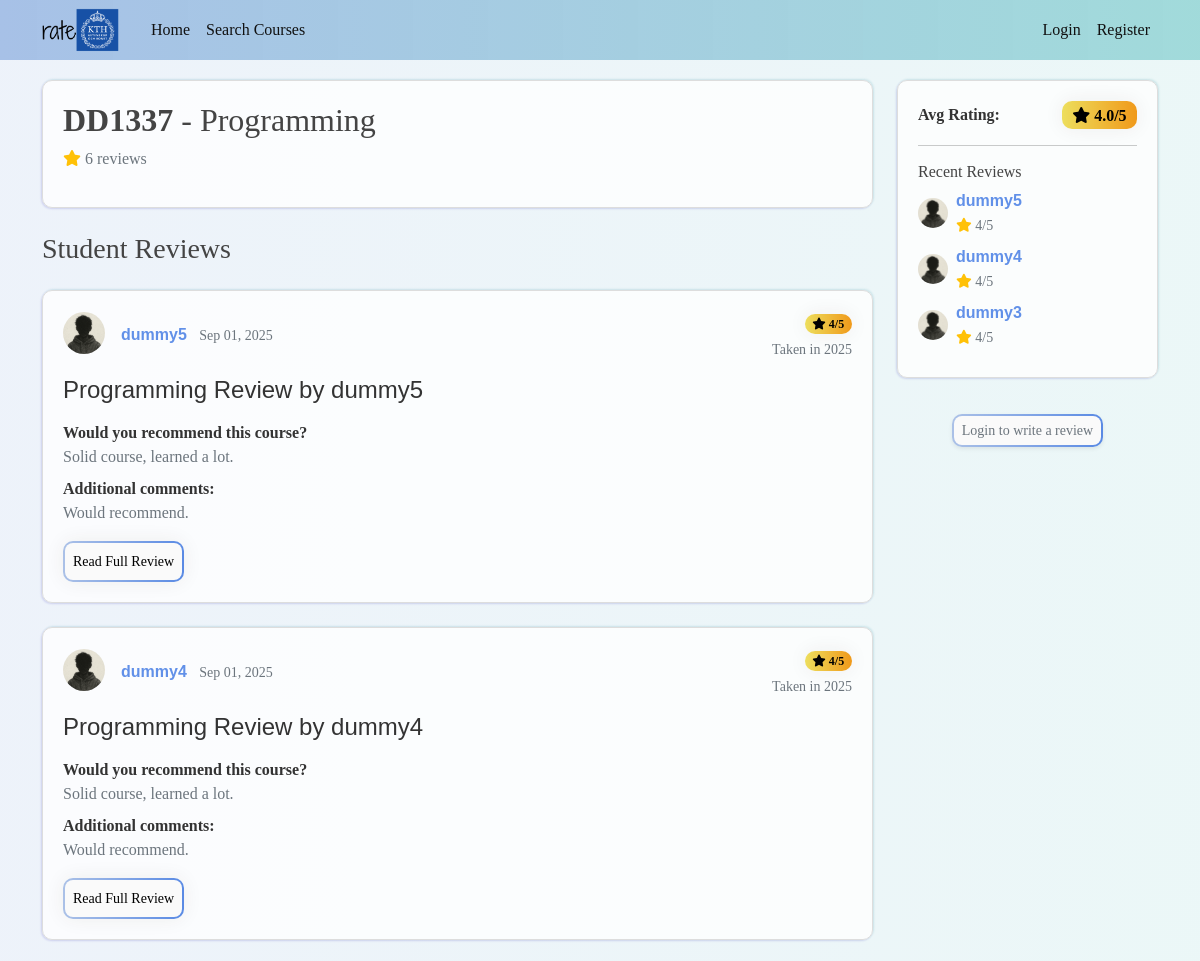
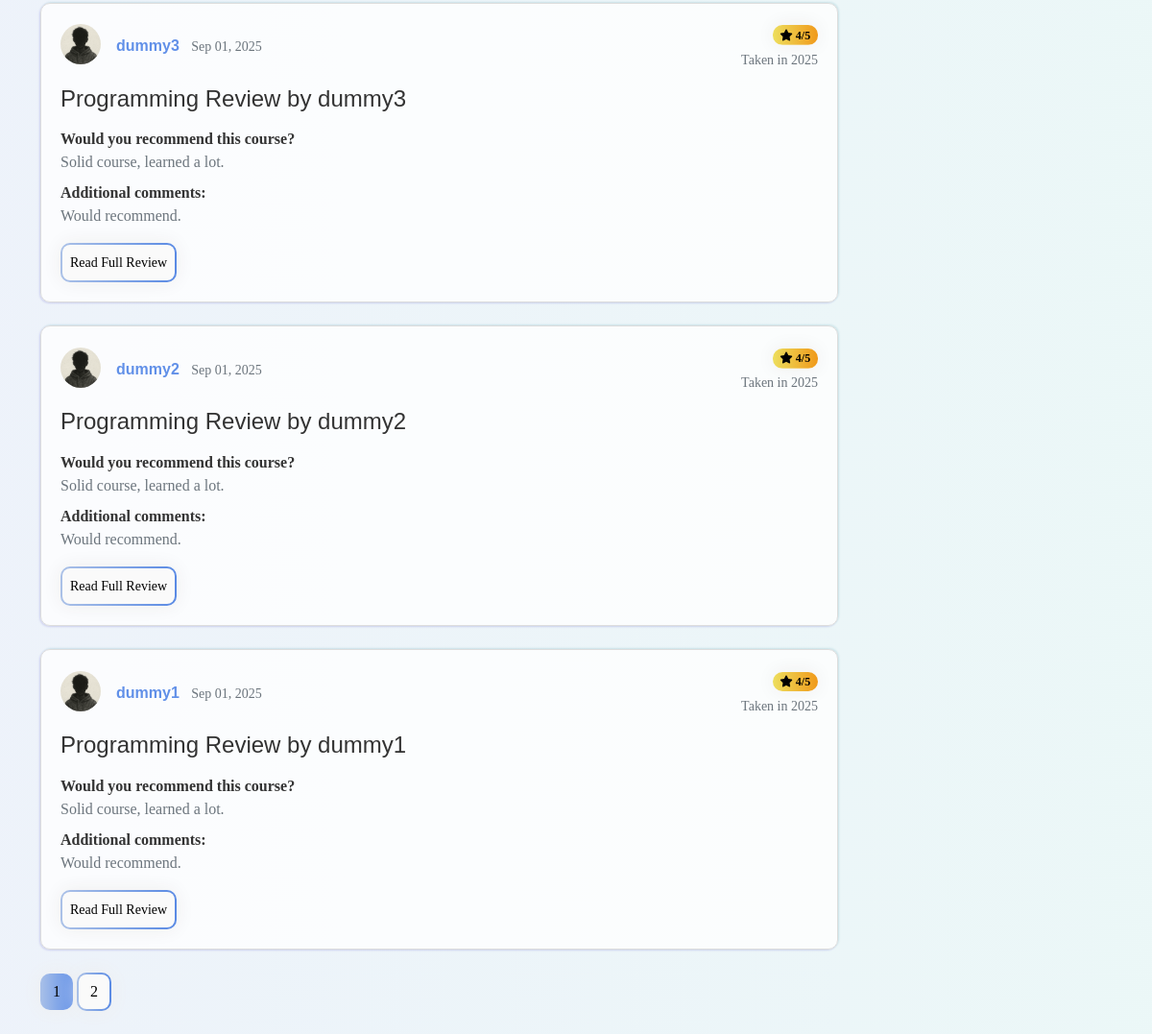
The page /courses/course/2 on the database its author committed (2 pictures, top to bottom).
### flasknetwork/models.py (models this page shows, shortened)
class Course(db.Model):
    id = db.Column(db.Integer, primary_key=True)
    name = db.Column(db.String(100), nullable=False, index=True)
    code = db.Column(db.String(20), unique=True, nullable=False, index=True)
    def get_average_rating(self):
        result = db.session.query(db.func.avg(Post.rating)).filter_by(course_id=self.id).scalar()
        return result if result is not None else None

class Post(db.Model):
    id = db.Column(db.Integer, primary_key=True)
    title = db.Column(db.String(100), nullable=False)
    date_posted = db.Column(db.DateTime, nullable=False, default=datetime.utcnow)
    year_taken = db.Column(db.Integer, nullable=False)  # e.g., 2023
    rating = db.Column(db.Integer, nullable=False)  # e.g., 1-5
    answer_q1 = db.Column(db.Text, nullable=True)
    answer_q2 = db.Column(db.Text, nullable=True)
    answer_q3 = db.Column(db.Text, nullable=True)
    answer_q4 = db.Column(db.Text, nullable=True)
    answer_q5 = db.Column(db.Text, nullable=True)
    answer_q6 = db.Column(db.Text, nullable=True)
    user_id = db.Column(db.Integer, db.ForeignKey('user.id'), nullable=False)
    course_id = db.Column(db.Integer, db.ForeignKey('course.id'), nullable=False)
    __table_args__ = (db.UniqueConstraint('user_id', 'course_id', name='one_review_per_course'),)
    course = db.relationship('Course', backref='reviews')

class User(db.Model, UserMixin): # the *table* name is 'user' by default, not 'User'
    id = db.Column(db.Integer, primary_key=True)
    username = db.Column(db.String(20), unique=True, nullable=False)
    email = db.Column(db.String(120), unique=True, nullable=False)
    image_file = db.Column(db.String(20), nullable=False, default='default1.png')
    password = db.Column(db.String(60), nullable=False)
    posts = db.relationship('Post', backref='author', lazy=True)
    email_verified = db.Column(db.Boolean, nullable=False, default=False)
    program_id = db.Column(db.Integer, db.ForeignKey('program.id'), nullable=False)
    program = db.relationship('Program', backref='students')

### flasknetwork/courses/routes.py (the view)
@courses.route('/course/<int:course_id>')
def course_detail(course_id):
    try:
        page = request.args.get('page', 1, type=int)
        course = Course.query.get_or_404(course_id)
        reviews = Post.query.filter_by(course=course).order_by(Post.date_posted.desc()).paginate(
            page=page, per_page=5
        )
        avg_rating = course.get_average_rating()
        auth_can_review = (
            current_user.is_authenticated and current_user.can_review(course)
        )
        auth_but_cannot_review = (
            current_user.is_authenticated and not current_user.can_review(course)
        )
        return render_template('courses/detail.html',
                             title=f'{course.code} - {course.name}',
                             course=course,
                             reviews=reviews,
                             avg_rating=avg_rating,
                             auth_can_review=auth_can_review,
                             auth_but_cannot_review=auth_but_cannot_review)
    except SQLAlchemyError as e:
        current_app.logger.error(f"Database error loading course {course_id}: {str(e)}")
        return render_template('errors/500.html'), 500

### flasknetwork/templates/courses/detail.html (shortened to what this page needs)
{% extends "layout.html" %}
{% block content %}
<div class="row">
    <div class="col-lg-9">
        <div class="content-section mb-4">
            <div class="d-flex align-items-start">
                <div class="flex-grow-1">
                    <h2 class="mb-2"><b>{{ course.code }}</b> - {{ course.name }}</h2>
                    <p class="text-muted mb-3">
                        <i class="fas fa-star text-warning"></i>
                        {% if reviews.total == 0 %}
                            No reviews yet
                        {% elif reviews.total == 1 %}
                            1 review
                        {% else %}
                            {{ reviews.total }} reviews
                        {% endif %}
                    </p>
                </div>
            </div>
        </div>
        {% if reviews.items %}
            <h3 class="mb-4">Student Reviews</h3>
            {% for review in reviews.items %}
                <article class="content-section mb-4">
                    <div class="d-flex align-items-center mb-3">
                        <img class="rounded-circle review-img me-3"
                             src="{{ url_for('static', filename='profile_pics/' + review.author.image_file) }}"
                             alt="{{ review.author.username }}'s profile picture">
                        <div class="flex-grow-1">
                            <div class="d-flex justify-content-between align-items-center">
                                <div>
                                    <a class="author-link fw-bold" href="{{ url_for('users.user_posts', username=review.author.username) }}">
                                        {{ review.author.username }}
                                    </a>
                                    <small class="text-muted d-block d-md-inline ms-0 ms-md-2">{{ review.date_posted.strftime('%b %d, %Y') }}</small>
                                </div>
                                <div class="text-end">
                                    <span class="badge gradient-anim gradient-anim--yellow">
                                        <i class="fas fa-star"></i> {{ review.rating }}/5
                                    </span>
                                    <small class="text-muted d-block mt-1">Taken in {{ review.year_taken }}</small>
                                </div>
                            </div>
                        </div>
                    </div>
                    <h4 class="mb-3">
                        <a class="review-title" href="{{ url_for('posts.post', post_id=review.id) }}">
                            {{ review.title }}
                        </a>
                    </h4>
                    <div class="review-questions">
                        {% if review.answer_q1 %}
                            <div class="mb-2">
                                <strong>Would you recommend this course?</strong>
                                <p class="text-muted mb-1">{{ review.answer_q1 }}</p>
                            </div>
                        {% endif %}
                        {% if review.answer_q2 %}
                            <div class="mb-2">
                                <strong>Additional comments:</strong>
                                <p class="text-muted mb-1">{{ review.answer_q2 }}</p>
                            </div>
                        {% endif %}
                    </div>
                    <div class="mt-3">
                        <a href="{{ url_for('posts.post', post_id=review.id) }}" class="btn btn-sm gradient-anim-outline p-2">
                            Read Full Review
                        </a>
                    </div>
                </article>
            {% endfor %}
            {% for page_num in reviews.iter_pages(left_edge=1, right_edge=1, left_current=1, right_current=1) %}
                {% if page_num %}
                    {% if reviews.page == page_num %}
                        <a class="btn gradient-anim mb-4" href="{{ url_for('courses.course_detail', course_id=course.id, page=page_num) }}">{{ page_num }}</a>
                    {% else %}
                        <a class="btn gradient-anim-outline mb-4" href="{{ url_for('courses.course_detail', course_id=course.id, page=page_num) }}">{{ page_num }}</a>
                    {% endif %}
                {% else %}
                    ...
                {% endif %}
            {% endfor %}
        {% endif %}
    </div>
    <div class="col-lg-3 d-none d-md-block">
        {% if reviews.items %}
            <div class="content-section">
                <div class="d-flex align-items-center justify-content-between mb-3">
                    <span class="fw-bold">Avg Rating: </span>
                    <span class="gradient-anim gradient-anim--yellow badge fs-6 ms-2">
                        <i class="fas fa-star"></i> {{ "%.1f"|format(avg_rating) }}/5
                    </span>
                </div>
                <hr>
                <h6 class="mt-3">Recent Reviews</h6>
                {% for review in reviews.items[:3] %}
                    <div class="d-flex align-items-center mb-2">
                        <img class="rounded-circle"
                             src="{{ url_for('static', filename='profile_pics/' + review.author.image_file) }}"
                             alt="Profile" style="width: 30px; height: 30px;">
                        <div class="ms-2 flex-grow-1">
                            <a class="d-block fw-bold author-link"
                            href="{{ url_for('users.user_posts', username=review.author.username) }}">
                            {{ review.author.username }}
                            </a>
                            <small class="text-muted">
                                <i class="fas fa-star text-warning"></i> {{ review.rating }}/5
                            </small>
                        </div>
                    </div>
                {% endfor %}
            </div>
        {% else %}
            <div class="content-section text-center">
                <p class="text-muted">No reviews available to display.</p>
            </div>
        {% endif %}
        {% if auth_can_review %}
            <div class="content-section">
                <div class="text-center">
                    <a href="{{ url_for('posts.new_post') }}?course_id={{ course.id }}" class="btn gradient-anim gradient-shadow my-2 btn-sm">
                        <i class="fas fa-edit"></i> Review this Course
                    </a>
                </div>
            </div>
        {% elif auth_but_cannot_review %}
            <div class="content-section">
                <div class="text-center">
                    <small class="text-muted">You can't review this course because it's not in your program :/</small>
                </div>
            </div>
        {% else %}
            <div class="text-center">
                <a href="{{ url_for('users.login', next=request.url) }}" class="btn gradient-anim-outline btn-sm shadow-sm my-3 text-muted">
                    Login to write a review
                </a>
            </div>
        {% endif %}
    </div>
</div>
{% endblock content %}

### flasknetwork/static/css/main.css (style rules this page uses)
body { background: linear-gradient(to right, rgba(167, 193, 231, 0.2), rgba(156, 216, 216, 0.2)); color: #333333; margin-top: 5rem; font-family: Georgia, 'Times New Roman', Times, serif; }
h1, h2, h3, h4, h5, h6 { color: #444444; }
.content-section { background: rgba(255, 255, 255, 0.8); padding: 20px 20px; border: 1px solid #dddddd; border-radius: 10px; margin-bottom: 20px; box-shadow: -1px 1px 2px 0 rgba(32, 18, 183, 0.15), 1px -1px 2px 0 rgba(30, 132, 157, 0.15); }
a.review-title, a.author-link { text-decoration: none; }
a.author-link { color:#6190e8; font-family: 'Franklin Gothic Medium', 'Arial Narrow', Arial, sans-serif; transition: color 0.2s ease-in-out; }
.review-title { color: #333333; word-wrap: break-word; word-break: break-word; hyphens: auto; font-family: 'Franklin Gothic Medium', 'Arial Narrow', Arial, sans-serif; }
.review-questions p { white-space: pre-line; }
.review-img { height: 42px; width: 42px; margin-right: 6px; margin-bottom: 4px; vertical-align: middle; }
.gradient-anim { background: linear-gradient(to right, #a7bfe8 0%, #6190e8 51%, #a7bfe8 100%); box-shadow: 0 0 20px #eee; text-align: center; border-radius: 10px; background-size: 200% auto; background-position: left center; transition: background-position 0.5s ease; color: #000000; }
.gradient-anim-outline { display: inline-block; border: 2px solid transparent; border-radius: 10px; background: linear-gradient(var(--bs-body-bg, #fafafa), var(--bs-body-bg, #fafafa)) padding-box, linear-gradient(to right, #abc1e7 0%, #5889e4 51%, #abc1e7 100%) border-box; background-size: auto, 200% auto; background-position: left center; transition: background-position 0.5s ease; color: #000000; text-align: center; box-shadow: 0 0 20px #eee; }
.gradient-anim--yellow { background-image: linear-gradient(to right, #EDDE5D 0%, #F09819 51%, #EDDE5D 100%); box-shadow: 0 0 20px #eee; }

### rows shown on the page
Course: code "DD1337", name "Programming"
Post: image_file (placeholder picture), author.username "dummy5", date_posted "Sep 01, 2025", rating "4", year_taken "2025", title "Programming Review by dummy5", answer_q1 "Solid course, learned a lot.", answer_q2 "Would recommend."
Post: image_file (placeholder picture), author.username "dummy4", date_posted "Sep 01, 2025", rating "4", year_taken "2025", title "Programming Review by dummy4", answer_q1 "Solid course, learned a lot.", answer_q2 "Would recommend."
Post: image_file (placeholder picture), author.username "dummy3", date_posted "Sep 01, 2025", rating "4", year_taken "2025", title "Programming Review by dummy3", answer_q1 "Solid course, learned a lot.", answer_q2 "Would recommend."
Post: image_file (placeholder picture), author.username "dummy2", date_posted "Sep 01, 2025", rating "4", year_taken "2025", title "Programming Review by dummy2", answer_q1 "Solid course, learned a lot.", answer_q2 "Would recommend."
Post: image_file (placeholder picture), author.username "dummy1", date_posted "Sep 01, 2025", rating "4", year_taken "2025", title "Programming Review by dummy1", answer_q1 "Solid course, learned a lot.", answer_q2 "Would recommend."

### other values the page prints
{{ reviews.total }} "6"
{{ page_num }} "1"
{{ page_num }} "2"
{{ "%.1f"|format(avg_rating) }} "4.0"
